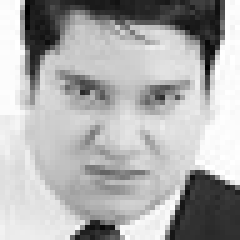
#> input picture archive/data/train/0/11102.png, 48 x 48 px (shown 5 times larger); its folder holds only this picture in this run
$ python feature_extraction.py
#> lines starting #> are read from the running program, lines starting #| are printed output that depends on the picture
import os
import cv2
import numpy as np

from skimage.feature import hog

# Dataset path
train_path = "archive/data/train"

X = []
y = []

emotions = ['Angry', 'Disgust', 'Fear', 'Happy', 'Sad', 'Surprise', 'Neutral']

for label in range(7):

    folder_path = os.path.join(train_path, str(label))

    print(f"Processing {emotions[label]} images...")

    for image_name in os.listdir(folder_path):

        image_path = os.path.join(folder_path, image_name)

        img = cv2.imread(image_path, cv2.IMREAD_GRAYSCALE)
#> img is the input picture: shape (48, 48); min 0, max 255, mean 173.4

        if img is None:
            continue

        img = cv2.resize(img, (64, 64))
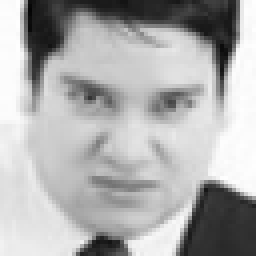
#> img: shape (64, 64) (shown 4 times larger); min 4, max 254, mean 173.3

        features = hog(
            img,
            orientations=9,
            pixels_per_cell=(8, 8),
            cells_per_block=(2, 2),
            visualize=False
        )
#> features = 1764 values, max 0.504 at index 1527, min 0 at index 1, mean 0.121

        X.append(features)
        y.append(label)
#> pass 2 of the loop `for label in range(7):`:
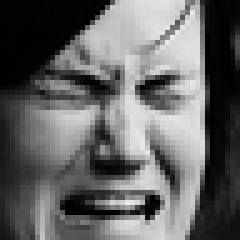
#> input picture archive/data/train/1/10606.png, 48 x 48 px (shown 5 times larger)
#> img is the input picture: shape (48, 48); min 0, max 233, mean 100.6
#> `img = cv2.resize(img, (64, 64))`:
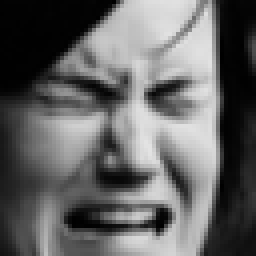
#> img: shape (64, 64) (shown 4 times larger); min 0, max 227, mean 100.4
#> features = 1764 values, max 0.667 at index 28, min 0 at index 1, mean 0.115
#> (the run stopped early here; a loop or call above may not have finished)
